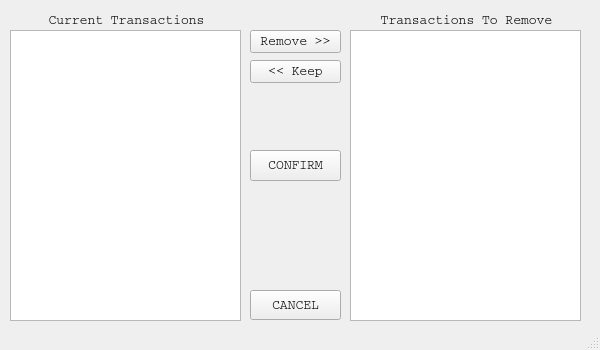
<?xml version="1.0" encoding="UTF-8"?>
<ui version="4.0">
 <class>transactionRemovalWindow</class>
 <widget class="QMainWindow" name="transactionRemovalWindow">
  <property name="windowModality">
   <enum>Qt::ApplicationModal</enum>
  </property>
  <property name="enabled">
   <bool>true</bool>
  </property>
  <property name="geometry">
   <rect>
    <x>0</x>
    <y>0</y>
    <width>600</width>
    <height>350</height>
   </rect>
  </property>
  <property name="sizePolicy">
   <sizepolicy hsizetype="Fixed" vsizetype="Fixed">
    <horstretch>0</horstretch>
    <verstretch>0</verstretch>
   </sizepolicy>
  </property>
  <property name="font">
   <font>
    <family>Courier</family>
    <pointsize>10</pointsize>
   </font>
  </property>
  <property name="windowTitle">
   <string>Remove Transaction</string>
  </property>
  <widget class="QWidget" name="centralwidget">
   <widget class="QListWidget" name="currentTransList">
    <property name="geometry">
     <rect>
      <x>10</x>
      <y>30</y>
      <width>231</width>
      <height>291</height>
     </rect>
    </property>
    <property name="styleSheet">
     <string notr="true">font: 75 12pt &quot;Courier&quot;;</string>
    </property>
   </widget>
   <widget class="QListWidget" name="removalTransList">
    <property name="geometry">
     <rect>
      <x>350</x>
      <y>30</y>
      <width>231</width>
      <height>291</height>
     </rect>
    </property>
   </widget>
   <widget class="QPushButton" name="removePushButton">
    <property name="geometry">
     <rect>
      <x>250</x>
      <y>30</y>
      <width>91</width>
      <height>23</height>
     </rect>
    </property>
    <property name="text">
     <string>Remove &gt;&gt;</string>
    </property>
   </widget>
   <widget class="QPushButton" name="keepPullButton">
    <property name="geometry">
     <rect>
      <x>250</x>
      <y>60</y>
      <width>91</width>
      <height>23</height>
     </rect>
    </property>
    <property name="text">
     <string>&lt;&lt; Keep</string>
    </property>
   </widget>
   <widget class="QPushButton" name="confirmRemovalButton">
    <property name="geometry">
     <rect>
      <x>250</x>
      <y>150</y>
      <width>91</width>
      <height>31</height>
     </rect>
    </property>
    <property name="styleSheet">
     <string notr="true"/>
    </property>
    <property name="text">
     <string>CONFIRM</string>
    </property>
   </widget>
   <widget class="QPushButton" name="cancelRemovalButton">
    <property name="geometry">
     <rect>
      <x>250</x>
      <y>290</y>
      <width>91</width>
      <height>30</height>
     </rect>
    </property>
    <property name="autoFillBackground">
     <bool>false</bool>
    </property>
    <property name="text">
     <string>CANCEL</string>
    </property>
   </widget>
   <widget class="QLabel" name="label">
    <property name="geometry">
     <rect>
      <x>16</x>
      <y>10</y>
      <width>221</width>
      <height>20</height>
     </rect>
    </property>
    <property name="text">
     <string>Current Transactions</string>
    </property>
    <property name="alignment">
     <set>Qt::AlignCenter</set>
    </property>
   </widget>
   <widget class="QLabel" name="label_2">
    <property name="geometry">
     <rect>
      <x>356</x>
      <y>10</y>
      <width>221</width>
      <height>20</height>
     </rect>
    </property>
    <property name="text">
     <string>Transactions To Remove</string>
    </property>
    <property name="alignment">
     <set>Qt::AlignCenter</set>
    </property>
   </widget>
  </widget>
  <widget class="QStatusBar" name="statusbar"/>
 </widget>
 <resources/>
 <connections/>
</ui>
